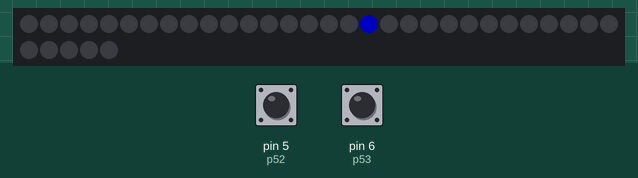
Simulated run of this sketch. Board: Arduino Uno, built with avr-gcc and run on an emulated ATmega328P. On the bench: 35 RGB LEDs in strip order, left to right, continuing on the next row. The inputs (shaded band) are chosen by the test bench; at power-on: pin 6 (p53) HIGH, pin 5 (p52) HIGH. Dim RGB values are drawn brighter than linear; random numbers use the default seed unless the sketch sets one.

Above: at 1.2 s.
1.3 s: pin 6 (p53) pulled LOW for 3.2 s
At 4.92 s:
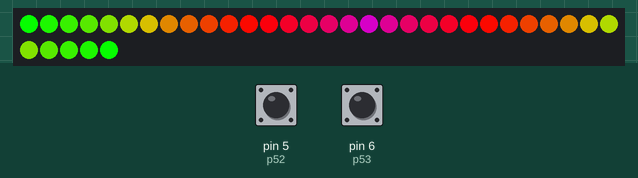
6.0 s: pin 5 (p52) pulled LOW for 0.15 s
At 6.56 s:
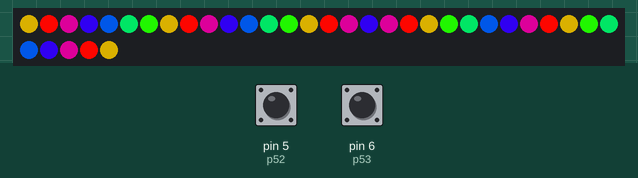
8.5 s: pin 5 (p52) pulled LOW for 1 s
At 8.85 s:
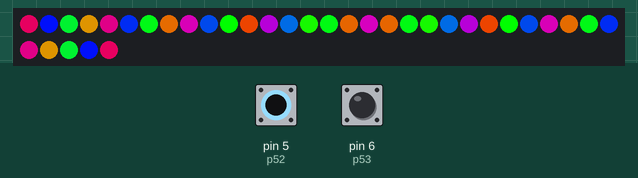
11.1 s: pin 6 (p53) pulled LOW for 1 s
At 11.45 s:
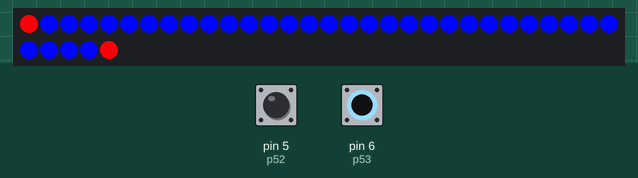
14.0 s: pin 5 (p52) pulled LOW for 3.2 s
At 14.2 s:
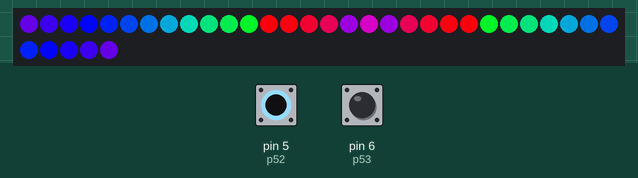
18.7 s: pin 5 (p52) pulled LOW for 0.15 s
At 18.87 s:
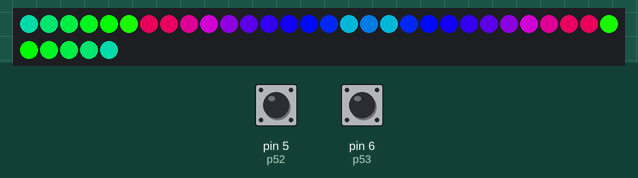

The sketch:

NeonIndian.ino
```cpp
//#include <TimerOne.h>
//#include "Button.h"
#include "SPI.h"
#include "Adafruit_WS2801.h"

//
//  White Wings - Uses the Keypad interface for changing lights
//              - May have 25, 35, or 40 lights
//
/*****************************************************************************/
//
// Set Up Pins
//

// Keypad pins

#define LEDR 8 // Believe that LEDR pin 8 is useless
#define p51  7 // See SparkFun Keypad example code
#define p53  6 // 3 pins are for the 5 outputs
#define p52  5 // Up, down, left, right, center

// Keypad states

#define NONE   0
#define UP     1
#define DOWN   2
#define LEFT   3
#define RIGHT  4
#define CENTER 5
uint8_t key;    // Current keypress
//
// 2 pins for clock and data of lights
//
#define dataPin 9       // 'yellow' wire
#define clockPin 8      // 'green' wire

byte tail = 0;                       // Toggle. Did you attach the extra 5 tail feathers? Set to 0 otherwise.
byte numLights = 35;                 // Not including a possible extra 5 feathers
byte wingLights = (numLights/2)+1;   // Numbers of lights per wing
byte totLights = numLights + tail;   // Total number of lights

#define numShows 6      // number of shows

// Timer 1 is also used by the strip to sendpixel clocks

// Set the first variable to the NUMBER of pixels.
Adafruit_WS2801 strip = Adafruit_WS2801(totLights, dataPin, clockPin);

// Spine states

uint32_t currColor  = 85;   // Foreground color
uint32_t currColor2 = 170;  // Background color
#define MaxColor 255    // Colors go from 0 to 255

// Shows

int show=0;    // default starting show
int f=0;       // indices to keep track of position within a show
int x=0;       // another counter
int temp;      // temporary place holder
int wait=6;    // index to keep track of delay time
#define maxWait 13     // Number of stored delay times

void setup() {

   // Initially set up the keypad pins

  pinMode(p51, INPUT);
  pinMode(p53, INPUT);
  pinMode(p52, INPUT);
  digitalWrite(p51, HIGH);
  digitalWrite(p52, HIGH);
  digitalWrite(p53, HIGH);

  // Start up the LED counter
  strip.begin();

  // Update the strip, to start they are all 'off'
  strip.show();
}


void loop() {

 key = KeyPad();

  if (key == DOWN || !random(5000)) { // Show needs to advance
    f=0;  // reset the frame position to 0
    x=0;  // reset the floating index to 0
    if (show++>=numShows) show=0; // advance show counter
    LightOneLight(totLights-show-1, Color(255, 255, 255), 1000); // Light up one light white with show number
  }


  switch (show) {

    case 0: {  // Center Feather Only - Randomly do lights run down

      if(key == CENTER) colorWipe(Wheel(currColor), 20);       // CENTER = turn on all lights
      if(key == LEFT || !random(50)) oneLightRunDown(Wheel(currColor), 40);   // LEFT = one light run down
      if(key == RIGHT) oneLightRunUp(Wheel(currColor), 40);    // RIGHT = one light run up
      if(key == UP || !random(3)) {    // UP = change color
        if (currColor++ >= MaxColor) currColor = 0;
      }
      // Neither center nor up? Then turn only the center light on
      if(key != CENTER) LightOneLight(numLights/2, currColor, 250);
      break;
    }

    case 1: {   // Light running show

      if (x<1 || x>wingLights) x=1;  // Sets bounds for number of running lights
      if (key == CENTER) {  // CENTER = add another running light
        if (x++>wingLights) x=1;
      }
      if (key == UP) { // UP = slow speed
        if (wait++ >= maxWait) wait=0;
      }
      if (key == LEFT || !random(5)) {       // LEFT = change foreground color
        if (currColor++ >= MaxColor) currColor = 0;
      }
      if (key == RIGHT || !random(3)) { // RIGHT = change background color
        if (currColor2++ >= MaxColor) currColor2 = 0;
      }
      LightRunUp(f, x, Wheel(currColor), Wheel(currColor2), GetDelayTime(wait)); // post frame of show
      if (f++ >= wingLights) {
        f=0;      // advance frame. Set to 0 if at end
        if (x++>wingLights) x=1;  // add another running light
      }
      break;

    }

    case 2: {  // Rainbow show

      if (x<1 || x>wingLights/2) x=1;  // Sets bounds for number of color divisions
      if (f++ >= MaxColor) f=0;      // advance frame. Set to 0 if at end
      if (key == CENTER) { turnOffLights(20); }  // CENTER = turn off lights
        else { rainbowCycle(f, x, GetDelayTime(wait)/5); }  // else run Rainbow show
      if (key == LEFT) { // LEFT = slow speed
        if (wait < maxWait) wait++ ;
      }
      if (key == RIGHT) { // RIGHT = increase speed
        if (wait > 1) wait--;
      }
      if(key == UP || !random(500)) { x++; }  // UP = increase color divisions
      break;

    }

    case 3: {   // Lightwaves show

      if (x<0 || x>=wingLights) x=0;  // Sets bounds for number of running lights
      if (f<0 || f>=wingLights) f=0;  // Sets bounds for frame of show

      if (key == CENTER) { colorWipe(Wheel(currColor), 20); }  // CENTER = turn on all lights
      if (key == UP || !random(6)) {       // UP = change color
        if (currColor++ >= MaxColor) currColor = 0;
      }
      if (key == LEFT) { // LEFT = slow speed
        if (wait++ >= maxWait) wait=0;
      }
      if (key == RIGHT || !random(9)) { // RIGHT = change background color
        if (currColor2++ >= MaxColor) currColor2 = 0;
      }
      if (key != CENTER) {     // normal mode
        LightWave(f, x, Wheel(currColor), Wheel(currColor2), GetDelayTime(wait)); // run the light wave
        f++;
        if (f>=(wingLights-x)) {   // At end of frame
          x++;      // increment x
          f=0;      // reset frame to x
          if (x>=wingLights) {  // Filled up all pixels
            x=0;  // start over
            f=0;  // start at first fram
            if (currColor++ >= MaxColor) currColor = 0;
          }
        }
      }
      break;
    }

   case 4: {  // Alternate colors

       if(key == CENTER) {    // CENTER = switch foreground and background color
        temp = currColor;
        currColor = currColor2;
        currColor2 = temp;
      }
      if (key == LEFT) {       // LEFT = change foreground color
        if (currColor++ >= MaxColor) currColor = 0;
      }
      if (key == RIGHT) { // RIGHT = change background color
        if (currColor2++ >= MaxColor) currColor2 = 0;
      }
      if (key == UP) {     // UP = make a color gradient
         GradientLights(0, currColor, currColor2, 500);  // Last number is a delay
      }
      AlternateLights(Wheel(currColor), Wheel(currColor2), 100);  // Last number is a delay
      break;
    }

  case 5: {  // Color Gradient

      if (f<0 || f>=wingLights) f=0;  // Sets bounds for frame of show
      if (key == CENTER) {     // CENTER = slow speed
        if (wait++ >= maxWait) wait=0;
      }
      if(key == UP || !random(6)) {          // UP = change start of gradient
        if (currColor++ >= MaxColor) currColor = 0;
      }
      if (key == LEFT) {       // LEFT = decrease width of gradient
        if (currColor2-- < 0) currColor = 0;
      }
      if (key == RIGHT) {     // RIGHT = increase width of gradient
        if (currColor2++ >= MaxColor) currColor2 = 0;
      }
      GradientLights(f, currColor, currColor2, GetDelayTime(wait));  // Last number is a delay
      f++;
      break;
    }
  }
}

/*
 *  turnOffLights - Quick function that turns off all the lights
 */
void turnOffLights(uint8_t wait) {             // Turn all lights off
  colorWipe(Color(0, 0, 0), wait);
}

/*
 * LightUp - individual addresses lights via the shift registry
 */
/*
void LightUp(long data, uint32_t c, uint8_t wait) {
  int i;
  for (i=0; i < strip.numPixels(); i++) {
      if (bitRead(data, i)) { strip.setPixelColor(i, c); } else { strip.setPixelColor(i, Color(0, 0, 0)); }
  }
  strip.show();
  delay(wait);
}
*/

/*
 * LightOneLight - Lights one light 'l' with a color 'c'
 *                 No accounting for symmetry or relative light position
 */

void LightOneLight(uint8_t l, uint32_t c, uint8_t wait) {
  int i;
  for (i=0; i < totLights; i++) {
      if (i==l) { strip.setPixelColor(i, c); }
      else { strip.setPixelColor(i, Color(0, 0, 0)); }
  }
  UpdateTail();
  strip.show();
  delay(wait);
}

/*
 * AlternateLights - Alternate color strips of 2 colors
 */
void AlternateLights(uint32_t c, uint32_t c2, uint8_t wait) {
  int i;
  for (i=0; i < totLights; i++) {
    if (i % 2) { strip.setPixelColor(i, c); }
    else { strip.setPixelColor(i, c2); }
  }
  strip.show();
  delay(wait);
}

/*
 * GradientLights - Makes a gradient of light from one color
 *                  to the other
 */
void GradientLights(uint8_t frame, byte cinit, byte clength, uint8_t wait) {
  int i;
  int c = cinit;
  byte cspacing = clength/wingLights;

  for (i=0; i< wingLights; i++) {
    strip.setPixelColor(frame, Wheel(c));
    strip.setPixelColor(numLights-1-frame, Wheel(c));
    if (frame++ >= wingLights) { frame = 0; }
    c = ((c + cspacing) % 255);
  }
  UpdateTail();
  strip.show();
  delay(wait);
}
/*
 * LightWave - Lights a selection
 */
void LightWave(uint8_t frame, uint8_t wavepos, uint32_t c, uint32_t c2, uint8_t wait) {
  int i;
  for (i=0; i < wingLights; i++) {
    if (i>(wingLights-wavepos-1) || i==frame) {
      strip.setPixelColor(i, c);
      strip.setPixelColor(numLights-1-i, c);
    }
    else {
      strip.setPixelColor(i, c2);
      strip.setPixelColor(numLights-1-i, c2);
    }
  }
  UpdateTail();
  strip.show();
  delay(wait);
}

/*
 * LightRunUp - Posts one frame of one or more lights running from bottom to top
 */

void LightRunUp(int frame, int numRunLights, uint32_t c, uint32_t c2, uint8_t wait) {
  int i;
  for (i=0; i < wingLights; i++) {
    if ((i>=frame && i<frame+numRunLights) ||
        (frame+numRunLights>wingLights && i<frame+numRunLights-wingLights)) {
           strip.setPixelColor(wingLights-i-1, c);
           strip.setPixelColor(numLights-wingLights+i, c);
    }
    else {
           strip.setPixelColor(wingLights-i-1, c2);
           strip.setPixelColor(numLights-wingLights+i, c2);
    }
  }
  UpdateTail();
  strip.show();
  delay(wait);
}

/*
 * One Light Run Up - One light travels from top to bottom in current color
 */

void oneLightRunUp(uint32_t c, uint8_t wait) {
  int i,j;
  for (i=0; i < wingLights; i++) {
    for (j=0; j < wingLights; j++) {
      if (i==j) {
        strip.setPixelColor(wingLights-j-1, c);
        strip.setPixelColor(numLights-wingLights+j, c);
      } else {
        strip.setPixelColor(wingLights-j-1, Color(0, 0, 0));
        strip.setPixelColor(numLights-wingLights+j, Color(0, 0, 0));
      }
    }
    UpdateTail();
    strip.show();
    delay(wait);
  }
}

/*
 * One Light Run Down - One light travels from top to bottom in current color
 */

void oneLightRunDown(uint32_t c, uint8_t wait) {
  int i,j;
  for (i=0; i < wingLights; i++) {
    for (j=0; j < wingLights; j++) {
      if (i==j) {
        strip.setPixelColor(j, c);
        strip.setPixelColor(numLights-1-j, c);
      }
      else {
        strip.setPixelColor(j, Color(0, 0, 0));
        strip.setPixelColor(numLights-1-j, Color(0, 0, 0));
      }
    }
    UpdateTail();
    strip.show();
    delay(wait);
  }
}

/*
 * Set Tail - If the tail is active, sets the tail lights symmetrically
 *            to the same color as the first 3 wing lights
 *            Boring, but easy
 *
 */

void UpdateTail(void) {
  int k;
  if (tail) {
    for (k=0; k< 3; k++) {
      strip.setPixelColor(numLights+k, strip.getPixelColor(k));
      strip.setPixelColor(totLights-k-1, strip.getPixelColor(k));
    }
  }
}

/*
 * Get Delay Time - Returns a delay time from an array.
 */

int GetDelayTime(int wait) {
  int DelayValues[maxWait] = { 10, 20, 40, 60, 80, 100, 150, 200, 300, 500, 750, 1000, 2000 };
  if (wait < maxWait) { return (DelayValues[wait]); } else { return (DelayValues[maxWait]); }
}

void rainbow(uint8_t wait) {
  int i, j;

  for (j=0; j < 256; j++) {     // 3 cycles of all 256 colors in the wheel
    for (i=0; i < numLights; i++) {
      strip.setPixelColor(i, Wheel( (i + j) % 255));
    }
    strip.show();   // write all the pixels out
    delay(wait);
  }
}

// Slightly different, this one makes the rainbow wheel equally distributed
// along the chain
void rainbowCycle(uint8_t frame, uint8_t division, uint8_t wait) {
  int i;
  for (i=0; i < wingLights; i++) {
      // tricky math! we use each pixel as a fraction of the full 96-color wheel
      // (thats the i / numLights part)
      // 24 and division is to get the repeat pattern just right
      // the % 96 is to make the wheel cycle around
     strip.setPixelColor(i, Wheel(((i*256*division / numLights) + frame) % 256) );
     strip.setPixelColor(numLights-1-i, Wheel(((i*256*division / numLights) + frame) % 256) );
  }
  UpdateTail();
  strip.show();   // write all the pixels out
  delay(wait);
}

// fill the dots one after the other with said color
// good for testing purposes
void colorWipe(uint32_t c, uint8_t wait) {
  int i;

  for (i=0; i < wingLights; i++) {
      strip.setPixelColor(i, c);
      strip.setPixelColor(numLights-1-i, c);
  }
  UpdateTail();
  strip.show();
  delay(wait);
}

/*
 * KeyPad
 *
 * Returns the state of the keypad. Does not debounce.
 */

uint8_t KeyPad() {
  // Initially set all buttons as inputs, and pull them up
  pinMode(p52, INPUT);
  digitalWrite(p52, HIGH);
  pinMode(p51, INPUT);
  digitalWrite(p51, HIGH);
  pinMode(p53, INPUT);
  digitalWrite(p53, HIGH);

  // Read the d/u/flame buttons
  if (!digitalRead(p53)) {
    Serial.println("down");
    return DOWN;  // Down
  }
  if (!digitalRead(p52)) {
    Serial.println("up");
    return UP;  // Up
  }
  if (!digitalRead(p51)) {
    Serial.println("center");
    return CENTER;  // Center
  }

  // Read right button
  pinMode(p52, OUTPUT);  // set p52 to output, set low
  digitalWrite(p52, LOW);
  if (!digitalRead(p53)) {
    Serial.println("right");
    return RIGHT;  // Right
  }
  pinMode(p52, INPUT);  // set p52 back to input and pull-up
  digitalWrite(p52, HIGH);

  // Read left button
  pinMode(p51, OUTPUT);  // Set p51 to output and low
  digitalWrite(p51, LOW);
  if (!digitalRead(p53)) {
    Serial.println("left");
    return LEFT;  // Left
  }
  pinMode(p51, INPUT);  // Set p51 back to input and pull-up
  pinMode(p51, HIGH);

  return NONE;
}

/* Helper functions */

// Create a 24 bit color value from R,G,B
uint32_t Color(byte r, byte g, byte b)
{
  uint32_t c;
  c = r;
  c <<= 8;
  c |= g;
  c <<= 8;
  c |= b;
  return c;
}

//Input a value 0 to 255 to get a color value.
//The colours are a transition r - g -b - back to r
uint32_t Wheel(byte WheelPos)
{
  if (WheelPos < 85) {
   return Color(WheelPos * 3, 255 - WheelPos * 3, 0);
  } else if (WheelPos < 170) {
   WheelPos -= 85;
   return Color(255 - WheelPos * 3, 0, WheelPos * 3);
  } else {
   WheelPos -= 170;
   return Color(0, WheelPos * 3, 255 - WheelPos * 3);
  }
}

/*
 * Converts 4 bytes into a long
 */
 /*
long BytesToLong (byte byte1, byte byte2, byte byte3, byte byte4) {
  return ( (byte1 << 24) | (byte2 << 16) | (byte3 << 8) | byte4 );
}
*/
```
